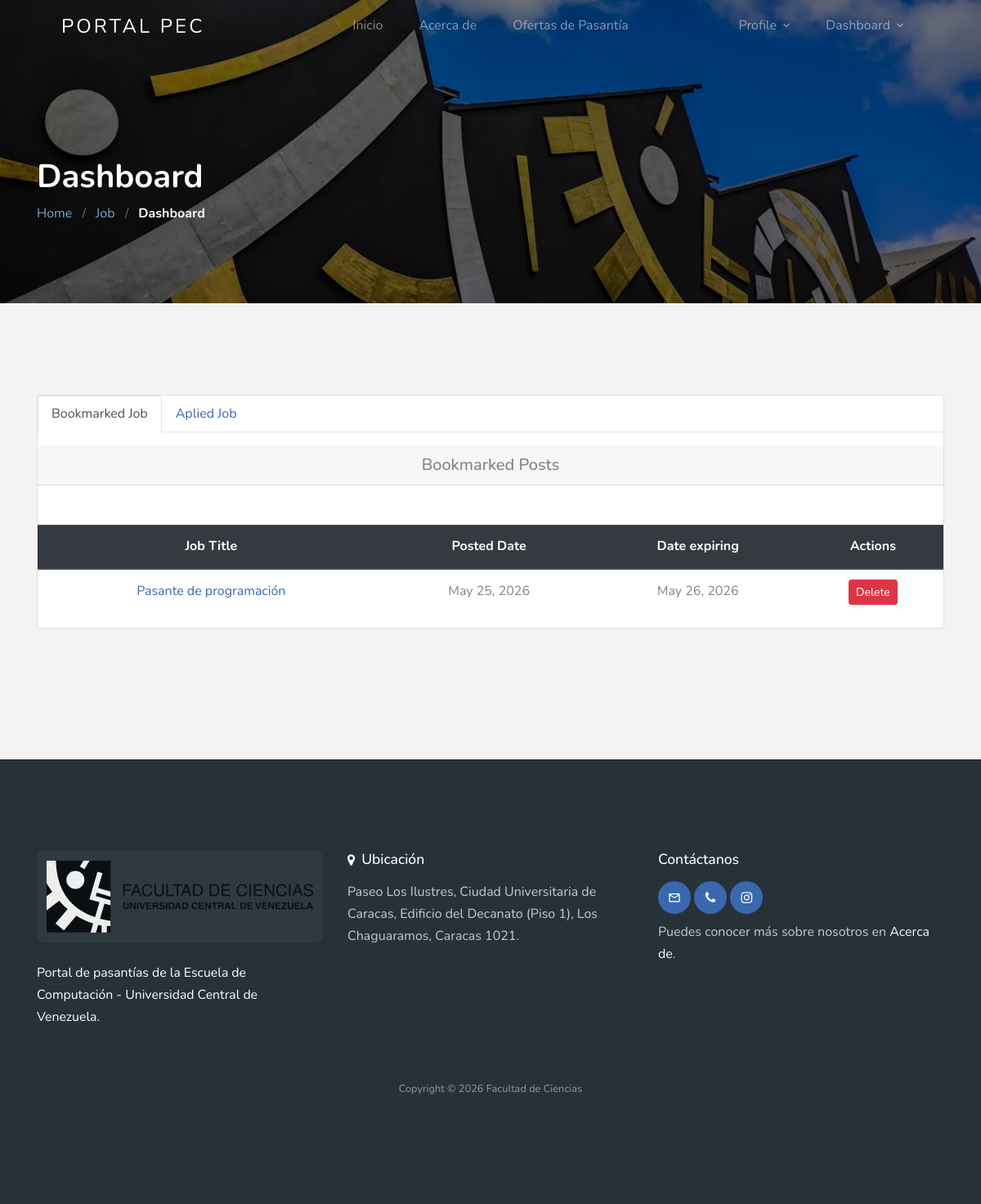
The page /dashboard/ (signed in) on the database its author committed.
### apps/jobapp/models/relations.py (models this page shows, shortened)
class BookmarkJob(TimeStampedModel, SoftDeleteModel):
    user = models.ForeignKey(User, on_delete=models.CASCADE)
    job = models.ForeignKey(Job, on_delete=models.CASCADE)
    class Meta:
        unique_together = ('user', 'job')

### apps/jobapp/models/job.py (models this page shows, shortened)
class Job(TimeStampedModel, SoftDeleteModel):
    user = models.ForeignKey(User, related_name='User', on_delete=models.CASCADE)
    title = models.CharField(max_length=300, db_index=True)
    description = CKEditor5Field(config_name='extends')
    tags = TaggableManager()
    location = models.CharField(max_length=300, db_index=True)
    job_type = models.CharField(choices=JOB_TYPE, max_length=1, db_index=True)
    work_mode = models.CharField(choices=WORK_MODE, max_length=1, default='3')
    experience_level = models.CharField(choices=EXPERIENCE_LEVEL, max_length=1, default='0')
    category = models.ForeignKey(Category, related_name='Category', on_delete=models.CASCADE)
    salary = models.CharField(max_length=30, blank=True)
    views_count = models.PositiveIntegerField(default=0)
    company_name = models.CharField(max_length=300, db_index=True)
    company_description = CKEditor5Field(config_name='extends', blank=True, null=True)
    url = models.URLField(max_length=200)
    last_date = models.DateField()
    is_published = models.BooleanField(default=False)
    is_closed = models.BooleanField(default=False)
    class Meta:
        indexes = [
            models.Index(fields=['title', 'location']),
            models.Index(fields=['is_published', 'is_closed']),
        ]

### apps/jobapp/views/shared.py (the view, shortened to what this page needs)
# urls.py: path('dashboard/', dashboard_view, name='dashboard'),
@login_required(login_url=reverse_lazy('account:login'))
def dashboard_view(request):
    jobs = []
    savedjobs = []
    appliedjobs = []
    total_applicants = {}
    admin_stats = {}
    recent_users = []
    if request.user.role == 'employer':
        jobs = Job.objects.filter(user=request.user.id, is_deleted=False)
        for job in jobs:
            count = Applicant.objects.filter(job=job.id).count()
            total_applicants[job.id] = count
    elif request.user.role == 'employee':
        savedjobs = BookmarkJob.objects.filter(user=request.user.id, is_deleted=False, job__is_deleted=False)
        appliedjobs = Applicant.objects.filter(user=request.user.id, is_deleted=False, job__is_deleted=False)
    context = {
        'jobs': jobs,
        'savedjobs': savedjobs,
        'appliedjobs': appliedjobs,
        'total_applicants': total_applicants,
        'admin_stats': admin_stats,
        'recent_users': recent_users,
    }
    return render(request, 'jobapp/dashboard.html', context)

### template/jobapp/dashboard.html (shortened to what this page needs)
{% extends 'base.html' %}
{% load static %}
{% load get_total_applicant %}
{% block content %}
<section class="section-hero overlay inner-page bg-image"
    style="background-image: url('{% static 'images/hero_1.jpg' %}');" id="home-section">
    <div class="container">
        <div class="row">
            <div class="col-md-7">
                <h1 class="text-white font-weight-bold">Dashboard</h1>
                <div class="custom-breadcrumbs">
                    <a href="{% url 'jobapp:home' %}">Home</a> <span class="mx-2 slash">/</span>
                    <a href="{% url 'jobapp:job-list' %}">Job</a> <span class="mx-2 slash">/</span>
                    <span class="text-white"><strong>Dashboard</strong></span>
                </div>
            </div>
        </div>
    </div>
</section>
<section class="site-section">
    <div class="container">
        <div class="row">
            <div class="col-lg-12 mb-5">
                <div class="card">
                    {% if user.role == "admin" %}
                    <h5 class="card-header text-center">Administrator Panel</h5>
                    <div class="card-body">
                        <div class="mb-3 text-right">
                            <a href="{% url 'jobapp:admin-report' %}" class="btn btn-primary">Generar reporte</a>
                        </div>
                        <div class="row text-center">
                            <div class="col-md-4 mb-3">
                                <div class="p-4 bg-light rounded">
                                    <h3>{{ admin_stats.total_employers }}</h3>
                                    <p class="mb-0">Empresas registradas</p>
                                </div>
                            </div>
                            <div class="col-md-4 mb-3">
                                <div class="p-4 bg-light rounded">
                                    <h3>{{ admin_stats.total_employees }}</h3>
                                    <p class="mb-0">Usuarios candidatos</p>
                                </div>
                            </div>
                            <div class="col-md-4 mb-3">
                                <div class="p-4 bg-light rounded">
                                    <h3>{{ admin_stats.total_jobs }}</h3>
                                    <p class="mb-0">Ofertas de trabajo</p>
                                </div>
                            </div>
                        </div>
                        <div class="row text-center">
                            <div class="col-md-4 mb-3">
                                <div class="p-4 bg-light rounded">
                                    <h3>{{ admin_stats.total_applicants }}</h3>
                                    <p class="mb-0">Postulaciones</p>
                                </div>
                            </div>
                            <div class="col-md-4 mb-3">
                                <div class="p-4 bg-light rounded">
                                    <h3>{{ admin_stats.total_admins }}</h3>
                                    <p class="mb-0">Administradores</p>
                                </div>
                            </div>
                        </div>
                        {% if recent_users %}
                        <h5 class="card-header text-center mt-4">Últimos usuarios registrados</h5>
                        <div class="table-responsive">
                            <table class="table text-center mt-3">
                                <thead class="thead-dark">
                                    <tr>
                                        <th>Email</th>
                                        <th>Nombre</th>
                                        <th>Rol</th>
                                        <th>Fecha de registro</th>
                                    </tr>
                                </thead>
                                <tbody>
                                    {% for recent in recent_users %}
                                    <tr>
                                        <td>{{ recent.email }}</td>
                                        <td>{{ recent.get_full_name }}</td>
                                        <td class="text-capitalize">{{ recent.role }}</td>
                                        <td>{{ recent.date_joined | date:'M d, Y' }}</td>
                                    </tr>
                                    {% endfor %}
                                </tbody>
                            </table>
                        </div>
                        {% endif %}
                    </div>
                    {% elif user.role == "employee" %}
                    <ul class="mb-3 nav nav-tabs" id="myTab" role="tablist">
                        <li class="nav-item">
                            <a class="nav-link active" id="home-tab" data-toggle="tab" href="#home" role="tab" aria-controls="home" aria-selected="true">Bookmarked Job</a>
                          </li>
                          <li class="nav-item">
                            <a class="nav-link" id="profile-tab" data-toggle="tab" href="#profile" role="tab" aria-controls="profile" aria-selected="false">Aplied Job</a>
                        </li>
                      </ul>
                      <div class="tab-content" id="myTabContent">
                        <div class="tab-pane fade show active" id="home" role="tabpanel" aria-labelledby="home-tab">
                            <h5 class="card-header text-center">Bookmarked Posts</h5>
                            {% if savedjobs %}
                            <table class="table text-center mt-5">
                                <thead class="thead-dark">
                                    <tr>
                                        <th>Job Title</th>
                                        <th>Posted Date</th>
                                        <th>Date expiring</th>
                                        <th>Actions</th>
                                    </tr>
                                </thead>
                                <tbody>
                                    {% for job in savedjobs %}
                                    <tr id="row_{{ job.id }}">
                                        <td><a href="{% url 'jobapp:single-job' job.job.id %}">{{ job.job.title }}</a></td>
                                        <td>{{ job.created_at | date:'M d, Y'  }}</td>
                                        <td>{{ job.job.last_date | date:'M d, Y' }}</td>
                                        <td>
                                            <button onclick="call_sw_alert_func('{% url 'jobapp:delete-bookmark' job.id %}','{{ job.id }}','Once Deleted, This Post Will Remove From Your Favourite List!')" class="btn btn-danger btn-sm">Delete</button>
                                        </td>
                                    </tr>
                                    {% endfor %}
                                </tbody>
                            </table>
                            {% else %}
                            <p class="m-5">You have not any save job yet !! </p>
                            {% endif %}
                        </div>
                      </div>
                    {% endif %}
                </div>
            </div>
        </div>
    </div>
    </div>
{% endblock %}

### static/css/style.css (style rules this page uses)
body { font-weight: 400; font-size: 1rem; line-height: 1.7; position: relative; background-color: #F4F3F2; }
h1, h2, h3, h4 { color: #000; }
.site-section { padding-top: 7rem; padding-bottom: 7rem; position: relative; z-index: 2; }
.bg-image { background-size: cover; background-position: center center; background-repeat: no-repeat; }
.custom-breadcrumbs a { color: #7AA7C6; }
.custom-breadcrumbs .slash { color: rgba(255, 255, 255, 0.4); }
.section-hero, .section-hero > .container > .row { height: 100vh; min-height: 900px; }
.section-hero.inner-page, .section-hero.inner-page > .container > .row { height: auto; min-height: auto; padding-top: 6em; padding-bottom: 3em; }
.section-hero.overlay, .section-hero.overlay-2 { position: relative; }
.section-hero.overlay:before, .section-hero.overlay-2:before { z-index: 1; position: absolute; content: ""; top: 0; left: 0; right: 0; bottom: 0; background: rgba(0, 0, 0, 0.5); }
.section-hero > .container { z-index: 2; position: relative; }
.btn:after, .btn:before { display: none; }
.table td, .table th { vertical-align: middle !important; }

### rows shown on the page
BookmarkJob: job "Pasante de programación", created_at "May 25, 2026", job.last_date "May 26, 2026"
